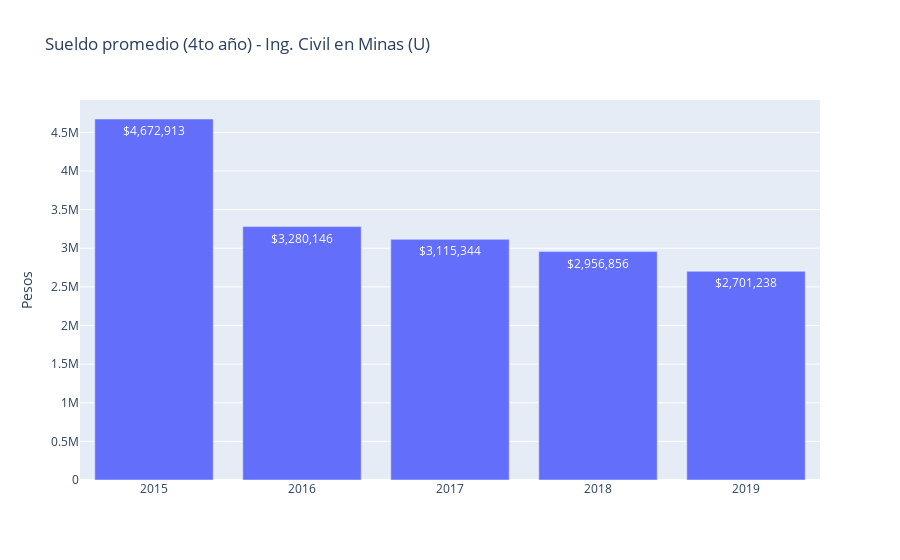

Notebook cell for this chart:
### Markdown cell above
Más baja aún. Todos estos datos hacen pensar que la mejor apuesta es estudiar "Ing Civil en Minas", pues posee la mejor empleabilidad. Esto es cierto, pero hay que tener algunso resguardos con estos datos. De la metodología que se usó para obtener los datos de [Empleabilidad](https://www.mifuturo.cl/wp-content/uploads/2020/11/Metodologia-Buscador-Empleabilidad-e-Ingresos_2020_2021_SIES.pdf):

- Empleabilidad al 1er año: Corresponde al porcentaje de titulados de las cohortes 2016, 2017 y 2018 que, teniendo información sobre ingresos,obtuvieron ingresos iguales o superiores al sueldo mínimo en el primer año después de su titulación, es decir en los años de ingresos 2017,2018 y 2019 respectivamente. Solo se informa este dato para aquellas carreras de instituciones que contaban con al menos 25 casos válidos en la sumade tres cohortes o 50 casos en la suma de dos cohortes.

O sea, carreras con pocos titulados no cuentan para este gráfico. Por otro lado, no se cuenta si efectivamente está ejerciendo la profesión de la Ingeniería: solo se registra si en la declaración de impuestos al SII se cuenta con ingresos superiores al sueldo mínimo. Esto podría explicar, en parte, la caída brusca del sueldo promedio:

### Code cell
years=list(range(2015,2020))
sueldo = [4672913, 3280146, 3115344, 2956856, 2701238]
sueldo_str = [f'${num:,}' for num in sueldo]
fig = go.Figure(data=[
    go.Bar(name='1er año', x=years, y=sueldo, text=sueldo_str, textposition='auto')
])
# Change the bar mode
fig.update_layout(barmode='group', title="Sueldo promedio (4to año) - Ing. Civil en Minas (U)", yaxis = {'title':"Pesos"})
fig.show()

### Figure 1 — Plotly figure (JSON) as saved in the notebook; plotly's stock layout.template omitted (floating-point values rounded to 4 significant figures)
{"data": [{"name": "1er año", "text": ["$4,672,913", "$3,280,146", "$3,115,344", "$2,956,856", "$2,701,238"], "textposition": "auto", "type": "bar", "x": [2015, 2016, 2017, 2018, 2019], "y": [4672913, 3280146, 3115344, 2956856, 2701238]}], "layout": {"barmode": "group", "title": {"text": "Sueldo promedio (4to año) - Ing. Civil en Minas (U)"}, "yaxis": {"title": {"text": "Pesos"}}}}
